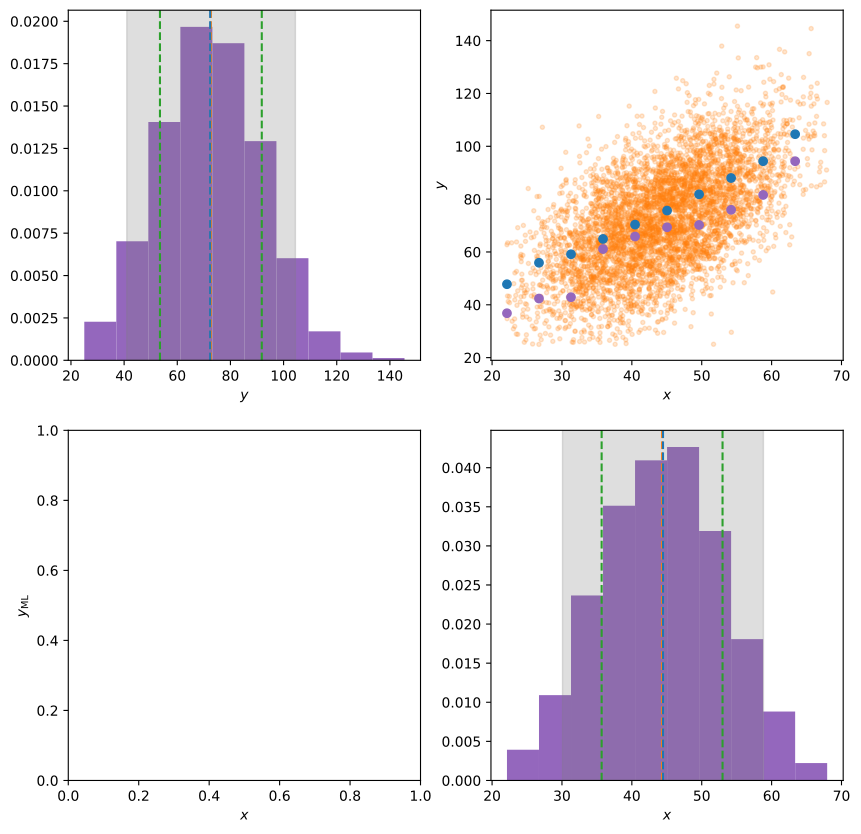

This chart was generated by the following Python code:
import numpy as np
from matplotlib.pyplot import subplot_mosaic

mean = lambda z : sum(z) / len(z)
var = lambda z : sum((z - mean(z))**2) / len(z)
cov = lambda x, y : mean(x*y) - mean(x)*mean(y)
corr = lambda x, y : cov(x, y) / np.sqrt(var(x)) / np.sqrt(var(y))

data = np.genfromtxt("multivariate-methods/juan/day-1/datos_multivariate_clase_1.dat", usecols=(1,2))

x, y = data.T

fig, axs = subplot_mosaic([["yh", "sc"], ["yml", "xh"]], figsize=(10, 10))

axs["sc"].plot(x, y, ".", alpha=.2, color="tab:orange")

axs["sc"].set_xlabel(r"$x$")
axs["sc"].set_ylabel(r"$y$")

for axn, d in zip(("xh", "yh"), (x, y)):
    axs[axn].hist(d, density=True, color="tab:purple")
    
    axs[axn].axvline(x=mean(d), ls="dashed", color="tab:orange")
    axs[axn].axvline(x=mean(d)-np.sqrt(var(d)), ls="dashed", color="tab:green")
    axs[axn].axvline(x=mean(d)+np.sqrt(var(d)), ls="dashed", color="tab:green")

    p5, median, p95 = np.percentile(d, 5), np.percentile(d, 50), np.percentile(d, 95)
    axs[axn].axvspan(xmin=p5, xmax=p95, alpha=.25, color="tab:gray")
    axs[axn].axvline(x=median, ls="dashed", color="tab:blue")

    axs[axn].set_xlabel(f"${axn[0]}$")

sample_number = 10
sample_size = (x.max() - x.min()) / sample_number
sample_centers = x.min() + sample_size * np.arange(0, sample_number)

y_xsel = []
for k in range(sample_number):
    mask = np.where((k*sample_size < x - x.min()) & ((k+1)*sample_size > x - x.min()))[0]
    y_xsel.append(y[mask])

mode_sample_number = 5
modes, means = [], []
for sample in y_xsel:
    mode_sample_size = (sample.max() - sample.min()) / mode_sample_number

    y_counter = np.zeros(mode_sample_number)
    for l in range(len(y_counter)):
        mask = np.where((l*mode_sample_size < sample - sample.min()) & ((l+1)*mode_sample_size > sample - sample.min()))[0]
        y_counter[l] = len(sample[mask])
    modes.append(sample.min() + mode_sample_size * np.argmax(y_counter))

    means.append(mean(sample))

axs["sc"].plot(sample_centers, modes, "o", color="tab:purple")
axs["sc"].plot(sample_centers, means, "o", color="tab:blue")

fig.savefig("multivariate-methods/juan/day-1/first_example.pdf", bbox_inches="tight")
